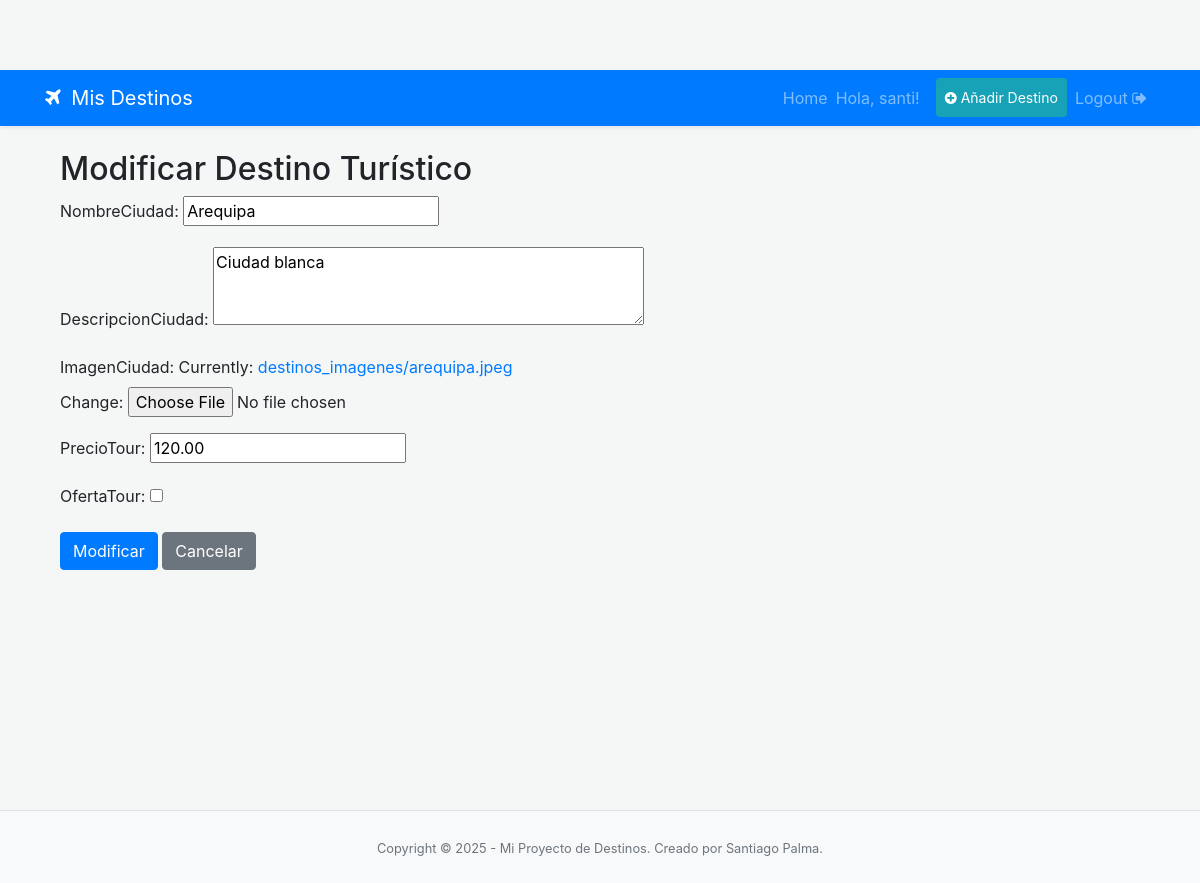
/destinos/1/modificar/ (signed in), run on the app's committed database.
### destinos_app/models.py (models this page shows, shortened)
class DestinosTuristicos(models.Model):
    nombreCiudad = models.CharField(max_length=100)
    descripcionCiudad = models.TextField()
    imagenCiudad = models.ImageField(upload_to='destinos_imagenes/') # Asegúrate de que MEDIA_ROOT esté configurado
    precioTour = models.DecimalField(max_digits=10, decimal_places=2)
    ofertaTour = models.BooleanField(default=False)

### destinos_app/views.py (the view)
# urls.py: path('destinos/<int:pk>/modificar/', views.modificar_destino, name='modificar_destino'),
@login_required
def modificar_destino(request, pk):
    destino = get_object_or_404(DestinosTuristicos, pk=pk)
    if request.method == 'POST':
        form = DestinoForm(request.POST, request.FILES, instance=destino)
        if form.is_valid():
            form.save()
            messages.success(request, '¡Destino modificado exitosamente!')
            return redirect('index')
    else:
        form = DestinoForm(instance=destino)
    return render(request, 'destinos_app/destino_form.html', {'form': form, 'accion': 'Modificar', 'destino': destino})

### destinos_app/forms.py
class DestinoForm(forms.ModelForm):
    class Meta:
        model = DestinosTuristicos
        fields = ['nombreCiudad', 'descripcionCiudad', 'imagenCiudad', 'precioTour', 'ofertaTour']
        widgets = {
            'descripcionCiudad': forms.Textarea(attrs={'rows': 3}),
        }

### templates/destinos_app/destino_form.html (shortened to what this page needs)
{% extends 'base.html' %}
{% block content %}
<div class="container mt-4">
    <h2>{{ accion }} Destino Turístico</h2>
    <form method="post" enctype="multipart/form-data">
        {{ form.as_p }}
        <button type="submit" class="btn btn-primary">{{ accion }}</button>
        <a href="{% url 'index' %}" class="btn btn-secondary">Cancelar</a>
    </form>
</div>
{% endblock %}

### templates/base.html (shortened to what this page needs)
{% load static %}
<!DOCTYPE html>
<html lang="es">
<head>
    <link rel="stylesheet" href="https://stackpath.bootstrapcdn.com/bootstrap/4.5.2/css/bootstrap.min.css">
    <link rel="stylesheet" href="https://cdnjs.cloudflare.com/ajax/libs/font-awesome/4.7.0/css/font-awesome.min.css">
    <link rel="stylesheet" type="text/css" href="{% static 'css/custom_project.css' %}">
</head>
<body>
    <nav class="navbar navbar-expand-lg navbar-dark bg-primary shadow-sm mb-4">
        <div class="container">
            <a class="navbar-brand" href="{% url 'index' %}">
                <i class="fa fa-plane"></i> Mis Destinos
            </a>
            <div class="collapse navbar-collapse" id="navbarNav">
                <ul class="navbar-nav ml-auto">
                    <li class="nav-item {% if request.resolver_match.url_name == 'index' %}active{% endif %}">
                        <a class="nav-link" href="{% url 'index' %}">Home</a>
                    </li>
                    {% if user.is_authenticated %}
                    <li class="nav-item">
                        <span class="navbar-text mr-3">
                            Hola, {{ user.username }}!
                        </span>
                    </li>
                    <li class="nav-item">
                        <a class="nav-link btn btn-info btn-sm text-white" href="{% url 'agregar_destino' %}">
                            <i class="fa fa-plus-circle"></i> Añadir Destino
                        </a>
                    </li>
                    <li class="nav-item">
                        <a class="nav-link" href="{% url 'logout' %}">Logout <i class="fa fa-sign-out"></i></a>
                    </li>
                    {% endif %}
                </ul>
            </div>
        </div>
    </nav>
    <main role="main" class="container">
        {% block content %}{% endblock content %}
    </main>
    <footer class="py-4 bg-light mt-auto border-top">
        <div class="container text-center">
            <small class="text-muted">Copyright © {% now "Y" %} - Mi Proyecto de Destinos. Creado por Santiago Palma.</small>
        </div>
    </footer>
</body>
</html>

### static/css/custom_project.css (style rules this page uses)
body { font-family: -apple-system, BlinkMacSystemFont, "Segoe UI", Roboto, "Helvetica Neue", Arial, "Noto Sans", sans-serif, "Apple Color Emoji", "Segoe UI Emoji", "Segoe UI Symbol", "Noto Color Emoji"; background-color: #f4f7f6; padding-top: 70px; }
main.container { min-height: calc(100vh - 140px); }
.navbar-brand i { margin-right: 5px; }

### data on the page
DestinosTuristicos: nombreCiudad "Arequipa", descripcionCiudad "Ciudad blanca", precioTour "120.00"

### other printed values
{{ user.username }} "santi"
{{ accion }} "Modificar"
